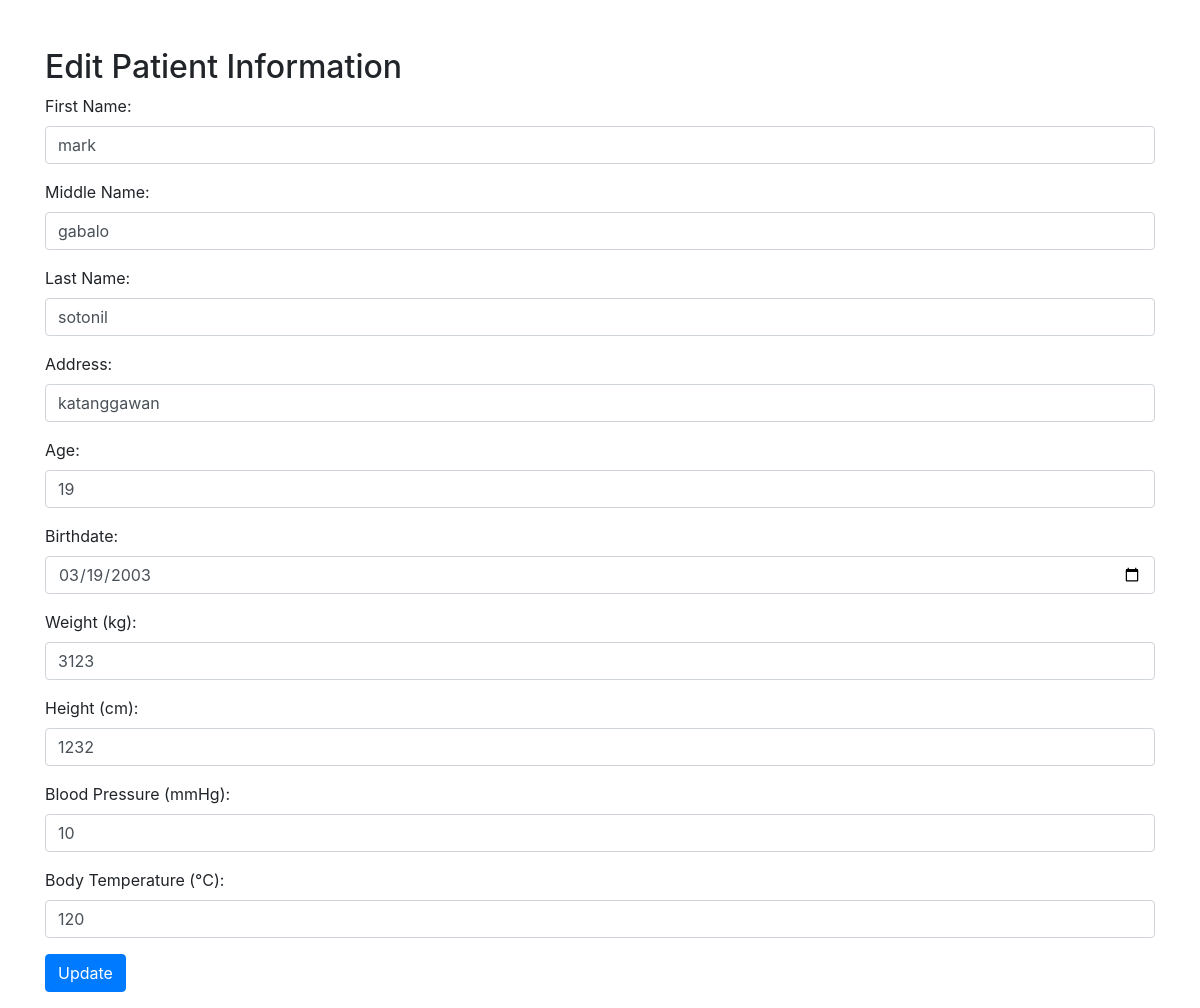
Screenshot of /admin/edit_patient_walkin.php?id=8 with the database file from the repository.
### tables this page shows
CREATE TABLE `patient_walkin` (
  `id` int(11) NOT NULL,
  `name` varchar(100) NOT NULL,
  `middlename` varchar(100) DEFAULT NULL,
  `lastname` varchar(100) NOT NULL,
  `birthdate` date NOT NULL,
  `address` varchar(255) NOT NULL,
  `age` int(11) NOT NULL,
  `civil_status` varchar(50) DEFAULT NULL,
  `gender` enum('male','female','other') NOT NULL,
  `bp` varchar(20) DEFAULT NULL,
  `temp` varchar(20) DEFAULT NULL,
  `weight` varchar(20) DEFAULT NULL,
  `height` varchar(20) DEFAULT NULL,
  `session_category` varchar(50) DEFAULT NULL
);

### admin/edit_patient_walkin.php (the view, shortened to what this page needs)
<?php
include('../connection.php');
if (isset($_GET['id'])) {
    $id = $_GET['id'];
    $sql = "SELECT * FROM patient_walkin WHERE id = ?";
    $stmt = $database->prepare($sql);
    $stmt->bind_param("i", $id);
    $stmt->execute();
    $result = $stmt->get_result();
    $patient = $result->fetch_assoc();
}
?>
<link rel="stylesheet" href="https://maxcdn.bootstrapcdn.com/bootstrap/4.5.2/css/bootstrap.min.css">
<div class="container mt-5">
    <h2>Edit Patient Information</h2>
    <form method="POST">
        <div class="form-group">
            <label for="name">First Name:</label>
            <input type="text" id="name" name="name" class="form-control" value="<?php echo htmlspecialchars($patient['name']); ?>" required>
        </div>
        <div class="form-group">
            <label for="middlename">Middle Name:</label>
            <input type="text" id="middlename" name="middlename" class="form-control" value="<?php echo htmlspecialchars($patient['middlename']); ?>" required>
        </div>
        <div class="form-group">
            <label for="lastname">Last Name:</label>
            <input type="text" id="lastname" name="lastname" class="form-control" value="<?php echo htmlspecialchars($patient['lastname']); ?>" required>
        </div>
        <div class="form-group">
            <label for="address">Address:</label>
            <input type="text" id="address" name="address" class="form-control" value="<?php echo htmlspecialchars($patient['address']); ?>" required>
        </div>
        <div class="form-group">
            <label for="age">Age:</label>
            <input type="number" id="age" name="age" class="form-control" value="<?php echo htmlspecialchars($patient['age']); ?>" required>
        </div>
        <div class="form-group">
            <label for="birthdate">Birthdate:</label>
            <input type="date" id="birthdate" name="birthdate" class="form-control" value="<?php echo htmlspecialchars($patient['birthdate']); ?>" required>
        </div>
        <div class="form-group">
            <label for="weight">Weight (kg):</label>
            <input type="number" id="weight" name="weight" class="form-control" step="0.1" value="<?php echo htmlspecialchars($patient['weight']); ?>" required>
        </div>
        <div class="form-group">
            <label for="height">Height (cm):</label>
            <input type="number" id="height" name="height" class="form-control" step="0.1" value="<?php echo htmlspecialchars($patient['height']); ?>" required>
        </div>
        <div class="form-group">
            <label for="bp">Blood Pressure (mmHg):</label>
            <input type="text" id="bp" name="bp" class="form-control" value="<?php echo htmlspecialchars($patient['bp']); ?>" required>
        </div>
        <div class="form-group">
            <label for="temp">Body Temperature (°C):</label>
            <input type="number" id="temp" name="temp" class="form-control" step="0.1" value="<?php echo htmlspecialchars($patient['temp']); ?>" required>
        </div>
        <div class="form-group">
            <input type="submit" value="Update" class="btn btn-primary">
        </div>
    </form>
</div>

### rows the page displays
patient_walkin: name "mark", middlename "gabalo", lastname "sotonil", address "katanggawan", age "19", birthdate "03/19/2003", weight "3123", height "1232", bp "10", temp "120"
